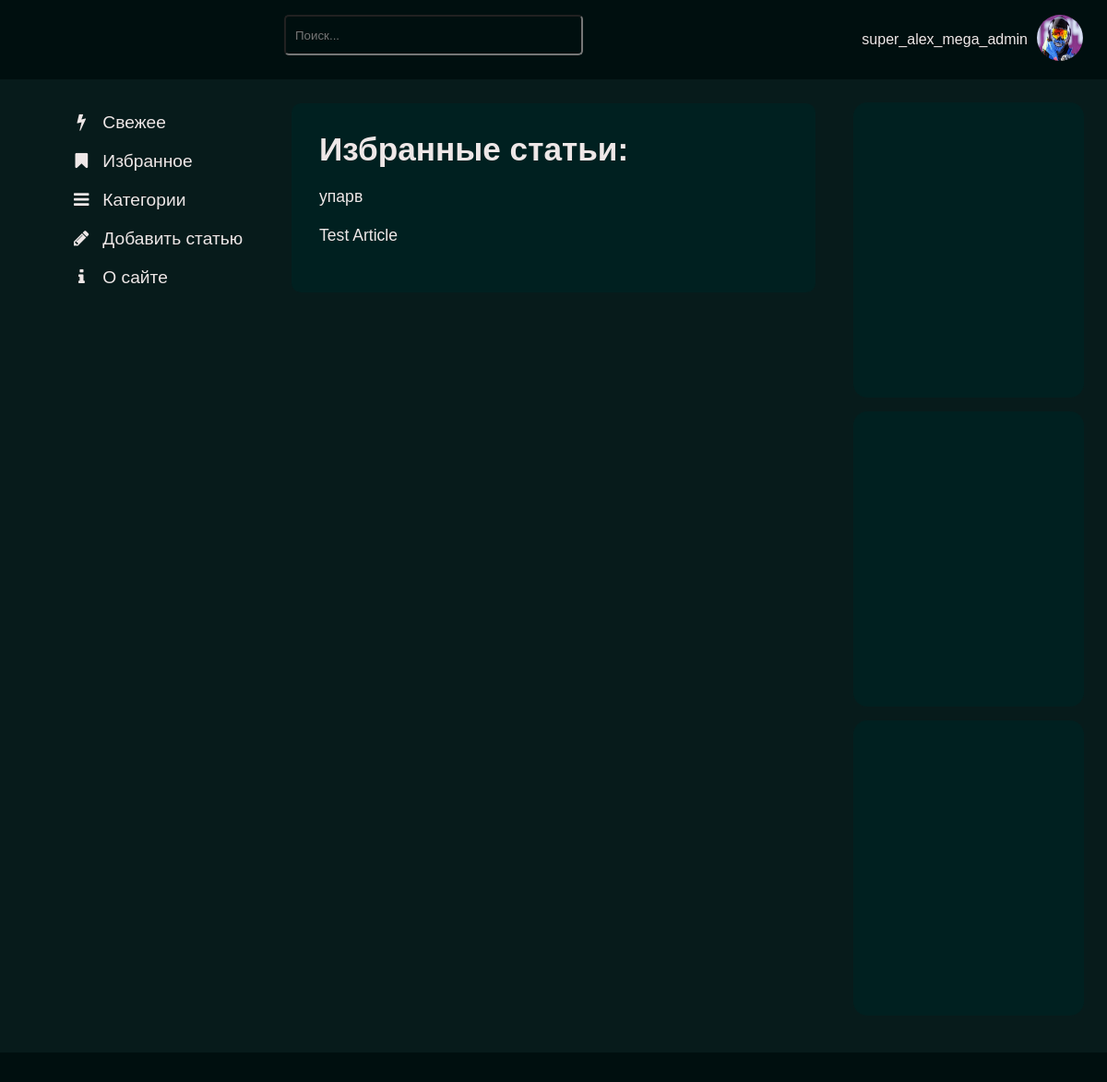
Page /bookmarks/ (signed in) on the committed database.
### users/models.py (models this page shows)
class User(AbstractUser):
    photo = models.ImageField(upload_to="users/%Y/%m/%d/", blank=True, null=True, verbose_name="Фотография")
    date_birth = models.DateTimeField(blank=True, null=True, verbose_name="Дата рождения")
    specialization = models.CharField(max_length=255, verbose_name="Технологическая специализация")
    country_of_residence = models.CharField(max_length=255, verbose_name="Страна проживания")
    city_of_residence = models.CharField(max_length=255, verbose_name="Город проживания")
    website = models.CharField(max_length=255, verbose_name="Ссылка на сайт")
    github = models.CharField(max_length=255, verbose_name="Ссылка на профиль GitHub")
    education = models.CharField(max_length=255, verbose_name="Образование")
    employment_status = models.CharField(max_length=255,choices=EMPLOYMENTSTATUS, verbose_name="Трудовой статус")
    place_of_work = models.CharField(max_length=255, verbose_name="Место работы")
    work_experience = models.TextField(blank=True, verbose_name="Опишите опыт работы: где, сколько и кем работали")
    courses = models.TextField(blank=True, verbose_name="Перечислите курсы, которые проходили")
    skills = models.CharField(max_length=255, verbose_name="Перечислите через запятую hard и soft skills, которыми владете")
    about_me = models.TextField(blank=True, verbose_name="Расскажите о себе")
    hobby = models.CharField(max_length=255, verbose_name="Перечислите через запятую хобби, которыми увлекаетесь")
    publications = models.TextField(blank=True, verbose_name="Публикации")
    foreign_languages = models.ManyToManyField('ForeignLanguagesList', blank=True, related_name='foreign_languages', verbose_name="Перечислите через запятую языки, которыми владеете")

### articles/models.py (models this page shows, shortened)
class Article(models.Model):
    class Status(models.IntegerChoices):
        DRAFT = 0, 'Черновик'
        PUBLISHED = 1, 'Опубликовано'
    class StatusModerate(models.IntegerChoices):
        DRAFT = 0, 'На модерации'
        MODERATE = 1, 'Проверено'
    DIFFICULTY = (
            ('Легкий', 'Легкая'),
            ('Средний', 'Средняя'),
            ('Сложный', 'Сложная'),
        )
    difficulty = models.CharField(max_length=10, choices=DIFFICULTY, verbose_name="Сложность")
    time_to_read = models.CharField(max_length=255, verbose_name="Время на чтение")
    title = models.CharField(max_length=255, verbose_name="Заголовок")
    slug = models.SlugField(max_length=255, db_index=True, unique=True)
    description = models.TextField(blank=True, verbose_name="Краткое описание для превью")
    meta_description = models.TextField(blank=True, verbose_name="Мета описание")
    meta_keywords = models.TextField(blank=True, verbose_name="Мета теги")
    prewiew_img = models.ImageField(upload_to="article_prewiew_img/%Y/%m/%d/", default=None, blank=True, null=True, verbose_name="Изображение для превью")
    content = HTMLField(blank=True, verbose_name="Текст",)
    time_create = models.DateTimeField(auto_now_add=True, verbose_name="Дата создания")
    time_update = models.DateTimeField(auto_now=True, verbose_name="Дата обновления")
    is_published = models.BooleanField(choices=tuple(map(lambda x: (bool(x[0]), x[1]), Status.choices)), default=Status.DRAFT, verbose_name="Статус публикации")
    cat = models.ForeignKey('Category', on_delete=models.PROTECT, related_name='posts', verbose_name="Категория")
    tags = models.ManyToManyField('TagPost', blank=True, related_name='tags', verbose_name="Тэги")
    author = models.ForeignKey(get_user_model(), on_delete=models.SET_NULL, related_name="posts", null=True, default=None)
    status_moderate = models.BooleanField(choices=tuple(map(lambda x: (bool(x[0]), x[1]), StatusModerate.choices)), default=StatusModerate.DRAFT, verbose_name="Статус модерации")
    objects = models.Manager()
    published = PublishedManager()
    class Meta():
        verbose_name = "Статьи"
        verbose_name_plural = "Статьи"
        ordering = ['-time_create']
        indexes = [
            models.Index(fields=['time_create']),
        ]
    def get_absolute_url(self):
        return reverse('post', kwargs={'post_slug': self.slug})

### articles/views.py (the view)
# urls.py: path('bookmarks/', views.UserBookmarks.as_view(), name='bookmarks'),
class UserBookmarks(LoginRequiredMixin, DataMixin, ListView):
    template_name = 'articles/bookmarks.html'
    context_object_name = 'bookmarks'
    title_page = 'Избранное'
    def get_context_data(self, *, object_list=None, **kwargs):
        if self.request.user.is_authenticated:
            context = super().get_context_data(**kwargs)
            sub_categories = SubscibeCategories.objects.filter(user=self.request.user).values_list('name', flat=True)
            return self.get_mixin_context(context, sub_categories=Category.objects.filter(pk__in=sub_categories))
        else:
            context = super().get_context_data(**kwargs)
            return self.get_mixin_context(context)
    def get_queryset(self):
        bookmarks = Bookmark.objects.filter(user=self.request.user).values_list('article', flat=True)
        return Article.objects.filter(pk__in=bookmarks)

### articles/utils.py (called while the page is built)
    def get_mixin_context(self, context, **kwargs):
        if self.title_page:
            context['title'] = self.title_page
        context['bookmark_list'] = None
        context['like_list'] = None
        context['menu'] = menu
        context['cat_selected'] = None
        context['sub_categories'] = None
        context['comments'] = None
        context.update(kwargs)
        return context

### users/context_processors.py (called while the page is built)
def get_articles_context(request):
    return {'main_menu': menu,}

### articles/templates/articles/bookmarks.html (shortened to what this page needs)
{% extends 'base.html' %}
{% block content %}
<div class="article" style="font-size:1.1em">
{% if bookmarks or sub_categories %}
    {% if bookmarks %}
    <h1>Избранные статьи:</h1><br>
    {% for bm in bookmarks %}
    <p><a href="{{ bm.get_absolute_url }}">{{ bm.title }}</a></p><br>
    {% endfor %}
    {%endif%}
{% else %}
<h1>Вы ничего не добавили в избранное.</h1>
{% endif %}
</div>
{% endblock %}

### templates/base.html (shortened to what this page needs)
{% load static %}
<!DOCTYPE html>
<html lang="ru">
<head>
<link rel="stylesheet" href="{% static 'articles/css/font-awesome-4.7.0/css/font-awesome.min.css' %}">
<link type="text/css" href="{% static 'articles/css/style.css' %}" rel="stylesheet" />
<link type="text/css" href="{% static 'articles/css/prism.css' %}" rel="stylesheet" />
</head>
<body id="data">
<div class="holy-grail-grid">
<header class="header">
  <div class="user_block">
    <div class="user_name">
    {% if user.is_authenticated %}
      {{user.username}}
    {% else %}
      <a href="{% url 'users:login' %}">Войти</a><br>
      <a href="{% url 'users:register' %}">Регистрация</a>
    {% endif %}
    </div>
    <div class="user_photo">
        <div class="dropdown">
            <button class="dropbtn">
                {% if user.photo %}
                <p><img src="{{ user.photo.url }}">
                {% else %}
                <p><img src="{{ default_image }}">
              {% endif %}
            </button>
        </div>
    </div>
    </div>
    <form action="{% url 'search_results' %}" method="get">
        <input class="search_input" name="q" type="text" placeholder="Поиск...">
    </form>
</header>
<main class="main-content">
  {% block content %} {% endblock %}<br>
</main>
<section class="left-sidebar">
  <div class="menu">
  {% for m in main_menu %}
  {% url m.url_name as urlname %}
  {% if urlname == request.path %}
  <p><a href="{% url m.url_name %}"><i class="{{ m.class }}" aria-hidden="true"></i>&nbsp; {{m.title}}</a></p>
  {% else %}
  <p><a href="{% url m.url_name %}"><i class="{{ m.class }}" aria-hidden="true"></i>&nbsp; {{m.title}}</a></p>
  {% endif %}
  {% endfor %}
  </div>
</section>
<aside class="right-sidebar">
  <div class="last_comments" style="background-color: #002020; height: 300px; border-radius: 15px; padding: 10px; margin-bottom: 15px;"></div>
  <div class="last_comments" style="background-color: #002020; height: 300px; border-radius: 15px; padding: 10px; margin-bottom: 15px"></div>
  <div class="last_comments" style="background-color: #002020; height: 300px; border-radius: 15px; padding: 10px; margin-bottom: 15px"></div>
</aside>
<footer class="footer">
</footer>
</div>
</body>
</html>

### articles/static/articles/css/style.css (style rules this page uses)
* { margin: 0; padding: 0; color: rgb(238, 231, 231); font-family:sans-serif; font-style: normal; font-weight: normal; }
h1 { font-weight:900; }
a { outline: none; text-decoration: none; }
.holy-grail-grid { display: grid; grid-template-areas: 'header' 'main-content' 'left-sidebar' 'right-sidebar' 'footer'; }
.holy-grail-grid>* { padding: 1rem; }
.holy-grail-grid>.header { left: 0; right: 0; top: 0; min-height: 50px; position: sticky; grid-area: header; background: #000f0f; z-index: 1000; }
.user_block { float: right; text-align: right; display: flex; align-items: center; margin-right: 10px; }
.user_name { float: left; margin-right: 10px; }
.user_photo { float: right; }
.user_photo img { width: 50px; height: 50px; border-radius: 25px; }
.dropbtn { background-color: #000f0f; border: none; }
.dropdown { position: relative; display: inline-block; }
.holy-grail-grid>.main-content { grid-area: main-content; background-color: #071B1B; }
.holy-grail-grid>.left-sidebar { background-color: #071B1B; grid-area: left-sidebar; }
.left-sidebar p { margin: 20px; }
.holy-grail-grid>.right-sidebar { background-color: #071B1B; grid-area: right-sidebar; padding: 25px; }
.holy-grail-grid>.footer { grid-area: footer; background: #000f0f; }
.article { background-color: #002020; border-radius: 10px; padding: 30px; margin-top: 10px; margin-bottom: 20px; overflow: hidden; }
.search_input { background-color: #000f0f; border-radius: 5px; float: left; width: 300px; height: 20px; margin-left: 25%; padding: 10px; display: block; }
@media (min-width:320px) { .holy-grail-grid { grid-template-columns: 1fr 1fr; grid-template-areas: 'header header' 'left-sidebar left-sidebar' 'main-content main-content' 'right-sidebar right-sidebar' 'footer footer'; } }
@media (min-width:768px) { .holy-grail-grid { grid-template-columns: 1fr 1fr; grid-template-areas: 'header header' 'left-sidebar left-sidebar' 'main-content main-content' 'right-sidebar right-sidebar' 'footer footer'; } }
@media (min-width:1024px) { .holy-grail-grid { grid-template-columns: repeat(4, 1fr); grid-template-areas: 'header header header header' 'left-sidebar main-content main-content right-sidebar' 'footer footer footer footer'; } }
@media (min-width:1024px) { .menu { position: fixed; margin-left: 40px; } }
@media (min-width:1024px) { .menu a { font-size: larger; } }

### rows in the picture
User: username "super_alex_mega_admin", photo (picture)
Article: title "упарв"
Article: title "Test Article"

### other values in the picture
{{ m.title }} "Свежее" "Категории" "Добавить статью" "О сайте"
{{ m.title }} "Избранное"
